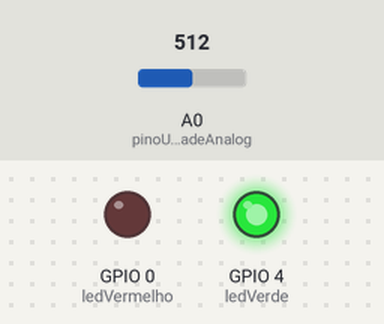
Bench run of a sketch on a simulated ESP8266 (NodeMCU). Parts: output pins drawn as LEDs (lit = HIGH). Inputs (shaded band) come from the test bench; at power-on: A0 (pinoUmidadeAnalog) = 512. WiFi joins after 1.5 s; servers stay silent unless stated; uploads are accepted with an empty reply; what the sketch prints to the serial monitor is not drawn.

Above: at 2.7 s.
2.8 s: A0 (pinoUmidadeAnalog) set to 643
8.6 s: A0 (pinoUmidadeAnalog) set to 673
At 12.5 s:
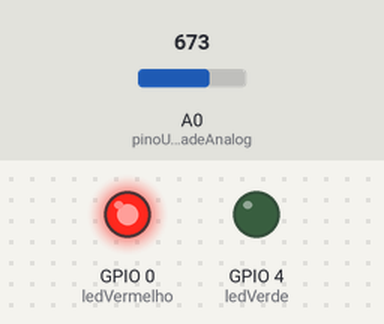
14.4 s: A0 (pinoUmidadeAnalog) set to 511
At 17.7 s:
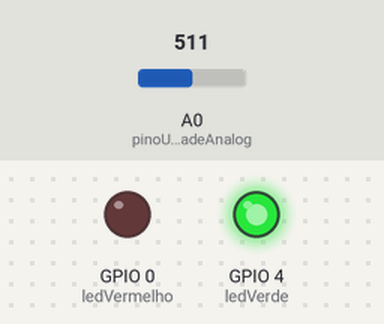
20.2 s: A0 (pinoUmidadeAnalog) set to 716
At 22.9 s:
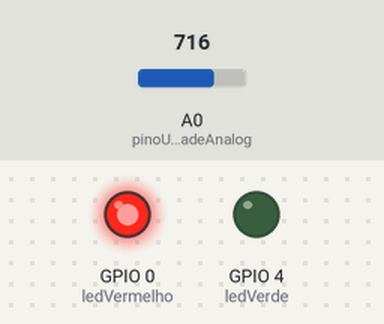
Timing chart, 0 to 24.4 s (numbered marks = the images above; inputs shaded):
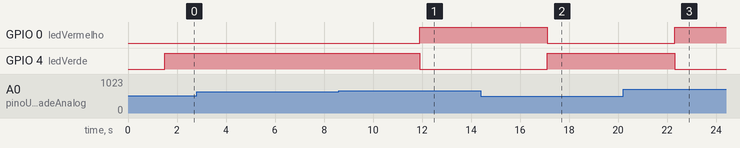

The sketch:

SensorUmidade.ino
```cpp
#include <Arduino.h>
#include <ESP8266WiFi.h>
#include <ESP8266HTTPClient.h>

#define pinoUmidadeAnalog A0
#define pinoUmidadeDigital 5
#define ledVermelho 0
#define ledVerde 4

WiFiClient client;
HTTPClient httpClient;

const char* ssid = "HackaTruckIoT";
const char* password =  "iothacka";
const char *URL = "http://127.0.0.1:1880/humid";

int valorUmidade = 0;
int valorUmidadeNormalizado = 0;
int valorUmidadeDigital = 0;

void setupPins() {
  pinMode(pinoUmidadeAnalog, INPUT);
  pinMode(pinoUmidadeDigital, INPUT);
  pinMode(ledVermelho, OUTPUT);
  pinMode(ledVerde, OUTPUT);
}

void setup(){
  Serial.begin(115200);
  setupPins();

  WiFi.begin(ssid, password);

	Serial.println("Connecting");
  while(WiFi.status() != WL_CONNECTED){
    delay(500);
    Serial.print(".");
    Serial.print(WiFi.localIP());
  }

  Serial.println("Connected!");
}

void loop(){
  valorUmidade = analogRead(pinoUmidadeAnalog);
  valorUmidadeNormalizado = map(valorUmidade, 1023, 315, 0, 100);

  Serial.print("Umidade detectada: ");
  Serial.println(valorUmidadeNormalizado);

  if (valorUmidadeNormalizado > 50) {
    Serial.println("Status: Solo úmido");
    digitalWrite(ledVermelho, LOW);
    digitalWrite(ledVerde, HIGH);
  } else {
    Serial.println("Status: Solo seco");
    digitalWrite(ledVermelho, HIGH);
    digitalWrite(ledVerde, LOW);
  }

  httpClient.begin(client, URL);
  httpClient.addHeader("Content-Type", "application/x-www-form-urlencoded");
  httpClient.POST(String(valorUmidadeNormalizado));
  httpClient.end();

  delay(5000);
}
```

Measured:
- the behaviour switches between 658 and 659 on A0 (pinoUmidadeAnalog) (found by bisection; images 0 and 1)
- after the input at 2.8 s, every drawn part: stays the same
- after the input at 8.6 s, GPIO 0 (ledVermelho): LOW → HIGH after 3.3 s; GPIO 4 (ledVerde): HIGH → LOW after 3.3 s
- after the input at 14.4 s, GPIO 0 (ledVermelho): HIGH → LOW after 2.7 s; GPIO 4 (ledVerde): LOW → HIGH after 2.7 s
- after the input at 20.2 s, GPIO 0 (ledVermelho): LOW → HIGH after 2.1 s; GPIO 4 (ledVerde): HIGH → LOW after 2.1 s
